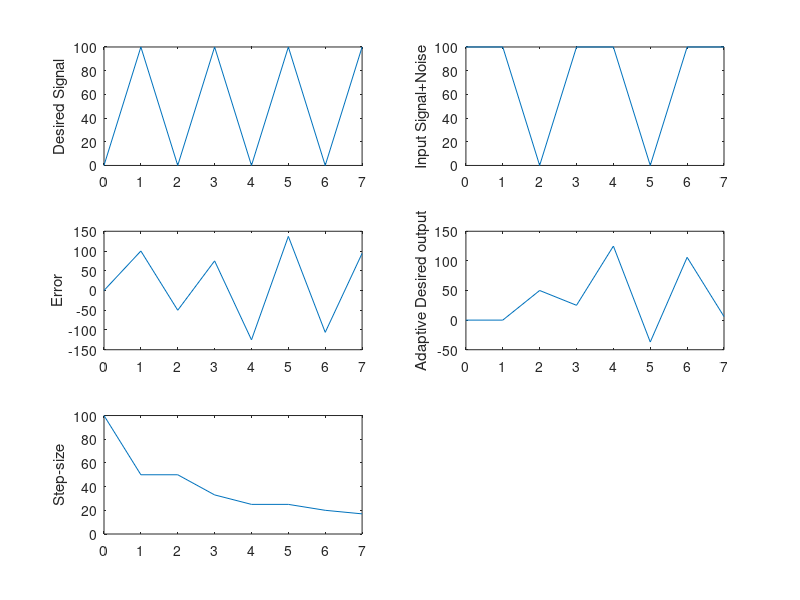

Write the MATLAB code that produced this figure.
clc
close all
clear all
fps=100
%N=input('interval = ');
N=8
t=[0:0.1:N-1];
filter_size=length(t);
filter_size=8;
w0=0.5;  phi=0;
desired_signal=[0 1 0 1 0 1 0 1]*fps;
input_signal=[1 1 0 1 1 0 1 1]*fps;

%desired_signal=10*sin(2*pi*[0:0.1:N-1]*w0+phi);
%input_signal=10*si11n(2*pi*[0:0.1:N-1]*w0+phi).^2;


filter_current = zeros(filter_size,1);
input_vector = zeros(filter_size, 1);

for k=1:1
   
for i=1:filter_size
i

input_vector(1)=input_signal(i);
filter_output(i)=dot(filter_current, input_vector)/fps
koutput(i)=filter_output(i);
error= desired_signal(i)-filter_output(i)

step_size=round(fps*fps/(0.001*fps+(dot(input_vector, input_vector))/fps))
%step_size=2*0.0000001
filter_current = filter_current +round(step_size*error*input_vector/(fps*fps))

for j=filter_size:-1:2
input_vector(j)=input_vector(j-1);
end
error_signal(i)=error;
cost(i)=error*error;
ss(i)=step_size;
end
input_vector = zeros(filter_size, 1)
end
%output=conv((filter_current)',input_signal)/(fps*fps)
%koutput=output(1:10)
%for i=1:filter_size
%input_vector(1)=input_signal(i);
%koutput(i)=dot(filter_current, input_vector)/(fps*fps);
%for j=filter_size:-1:2
%input_vector(j)=input_vector(j-1);
%end
%end

t=0:7
subplot(321),plot(t,desired_signal),ylabel('Desired Signal'),
subplot(322),plot(t,input_signal),ylabel('Input Signal+Noise'),
subplot(323),plot(t,error_signal),ylabel('Error')
subplot(324),plot(t,koutput),ylabel('Adaptive Desired output')
subplot(325),plot(t,ss),ylabel('Step-size')



close all